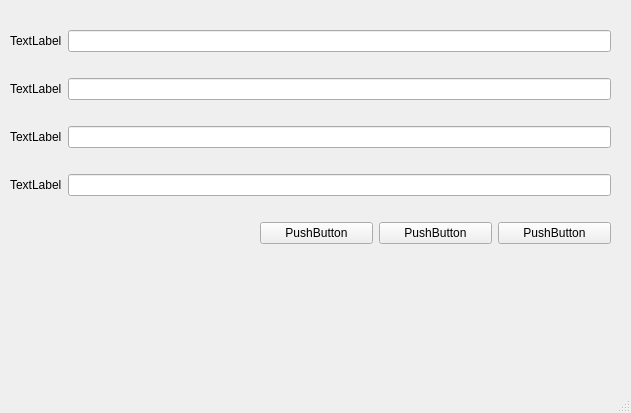
<?xml version="1.0" encoding="UTF-8"?>
<ui version="4.0">
 <class>MainWindow</class>
 <widget class="QMainWindow" name="MainWindow">
  <property name="geometry">
   <rect>
    <x>0</x>
    <y>0</y>
    <width>631</width>
    <height>413</height>
   </rect>
  </property>
  <property name="windowTitle">
   <string>MainWindow</string>
  </property>
  <widget class="QWidget" name="centralwidget">
   <widget class="QWidget" name="">
    <property name="geometry">
     <rect>
      <x>10</x>
      <y>10</y>
      <width>601</width>
      <height>254</height>
     </rect>
    </property>
    <layout class="QVBoxLayout" name="verticalLayout">
     <item>
      <layout class="QHBoxLayout" name="horizontalLayout">
       <item>
        <widget class="QLabel" name="label">
         <property name="text">
          <string>TextLabel</string>
         </property>
        </widget>
       </item>
       <item>
        <widget class="QLineEdit" name="lineEdit"/>
       </item>
      </layout>
     </item>
     <item>
      <layout class="QHBoxLayout" name="horizontalLayout_2">
       <item>
        <widget class="QLabel" name="label_2">
         <property name="text">
          <string>TextLabel</string>
         </property>
        </widget>
       </item>
       <item>
        <widget class="QLineEdit" name="lineEdit_2"/>
       </item>
      </layout>
     </item>
     <item>
      <layout class="QHBoxLayout" name="horizontalLayout_4">
       <item>
        <widget class="QLabel" name="label_3">
         <property name="text">
          <string>TextLabel</string>
         </property>
        </widget>
       </item>
       <item>
        <widget class="QLineEdit" name="lineEdit_3"/>
       </item>
      </layout>
     </item>
     <item>
      <layout class="QHBoxLayout" name="horizontalLayout_5">
       <item>
        <widget class="QLabel" name="label_4">
         <property name="text">
          <string>TextLabel</string>
         </property>
        </widget>
       </item>
       <item>
        <widget class="QLineEdit" name="lineEdit_4"/>
       </item>
      </layout>
     </item>
     <item>
      <layout class="QHBoxLayout" name="horizontalLayout_3">
       <item>
        <spacer name="horizontalSpacer">
         <property name="orientation">
          <enum>Qt::Horizontal</enum>
         </property>
         <property name="sizeType">
          <enum>QSizePolicy::Fixed</enum>
         </property>
         <property name="sizeHint" stdset="0">
          <size>
           <width>250</width>
           <height>20</height>
          </size>
         </property>
        </spacer>
       </item>
       <item>
        <widget class="QPushButton" name="pushButton_2">
         <property name="text">
          <string>PushButton</string>
         </property>
        </widget>
       </item>
       <item>
        <widget class="QPushButton" name="pushButton_3">
         <property name="text">
          <string>PushButton</string>
         </property>
        </widget>
       </item>
       <item>
        <widget class="QPushButton" name="pushButton">
         <property name="text">
          <string>PushButton</string>
         </property>
        </widget>
       </item>
      </layout>
     </item>
    </layout>
   </widget>
  </widget>
  <widget class="QMenuBar" name="menubar">
   <property name="geometry">
    <rect>
     <x>0</x>
     <y>0</y>
     <width>631</width>
     <height>22</height>
    </rect>
   </property>
  </widget>
  <widget class="QStatusBar" name="statusbar"/>
 </widget>
 <resources/>
 <connections/>
</ui>
